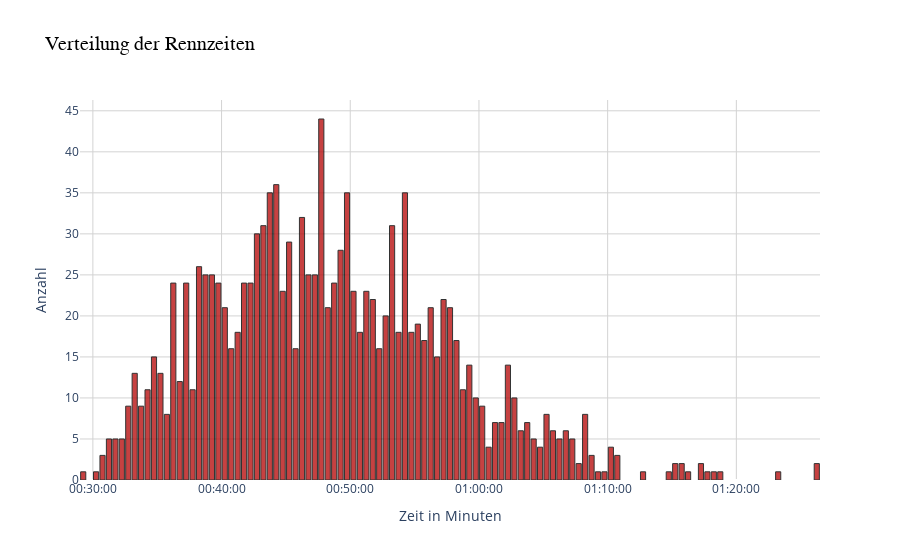

This figure's notebook cell:
### Code cell
import plotly.express as px
import datetime as dt

#for index, time in enumerate(df["Zeit"]): 
#    df["Zeit"].iloc[index] = dt.datetime.combine(dt.date(2025,1,1), time)

# Create the histogram
fig = px.histogram(
    df, 
    x="Zeit", 
    nbins=200, 
    title="Verteilung der Rennzeiten",  # Add a title
    color_discrete_sequence=["#b81212"] # Custom color
)

# Customize layout
fig.update_layout(
    title_font=dict(size=20, family="Arial", color="black"),  # Title font style
    xaxis_title = "Zeit in Minuten", 
    yaxis_title = "Anzahl",
    xaxis=dict(showgrid=True, gridcolor="lightgray"),  # Add gridlines
    yaxis=dict(showgrid=True, gridcolor="lightgray"),
    plot_bgcolor="white",  # Background color
    bargap=0.2,  # Gap between bars
    xaxis_tickformat = "%H:%M:%S"
)


# Customize bars
fig.update_traces(
    marker=dict(
        line=dict(width=1, color="black")  # Add border to bars
    ),
    opacity=0.8, 
    hovertemplate="<b>Zeit in Minuten:</b> %{x}<br>" +  # Customize hover text
              "<b>Anzahl:</b> %{y}<extra></extra>" 
)

# Show the plot
fig.show()

### Figure 1 — Plotly figure (JSON) as saved in the notebook; plotly's stock layout.template omitted (floating-point values rounded to 4 significant figures; data arrays with more than 128 entries replaced by an {"elided": "..."} marker saying what was removed)
{"data": [{"alignmentgroup": "True", "bingroup": "x", "hovertemplate": "<b>Zeit in Minuten:</b> %{x}<br><b>Anzahl:</b> %{y}<extra></extra>", "legendgroup": "", "marker": {"color": "#b81212", "line": {"color": "black", "width": 1}, "pattern": {"shape": ""}}, "name": "", "nbinsx": 200, "offsetgroup": "", "opacity": 0.8, "orientation": "v", "showlegend": false, "type": "histogram", "x": {"elided": "1337 str values"}, "xaxis": "x", "yaxis": "y"}], "layout": {"bargap": 0.2, "barmode": "relative", "legend": {"tracegroupgap": 0}, "plot_bgcolor": "white", "title": {"font": {"color": "black", "family": "Arial", "size": 20}, "text": "Verteilung der Rennzeiten"}, "xaxis": {"anchor": "y", "domain": [0, 1], "gridcolor": "lightgray", "showgrid": true, "tickformat": "%H:%M:%S", "title": {"text": "Zeit in Minuten"}}, "yaxis": {"anchor": "x", "domain": [0, 1], "gridcolor": "lightgray", "showgrid": true, "title": {"text": "Anzahl"}}}}
